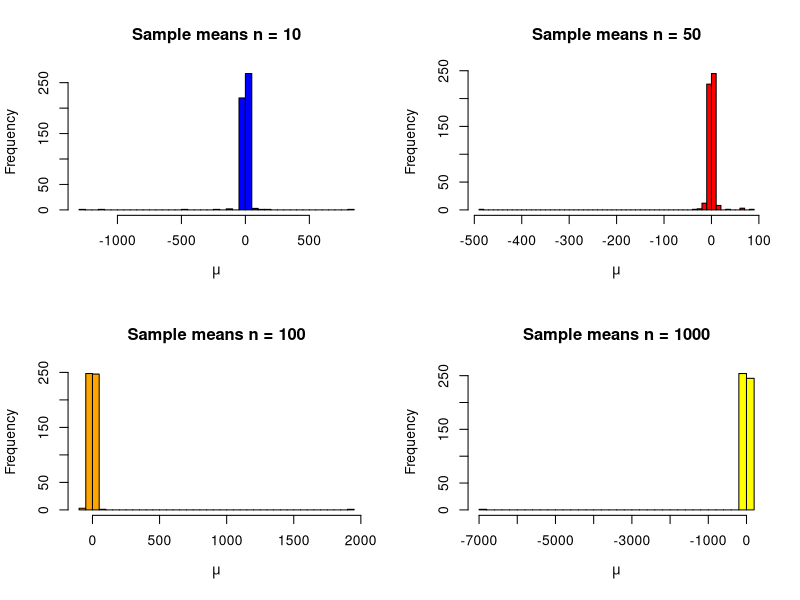

The R script that drew this image:
## ---- chunk 1
knitr::opts_chunk$set(echo = TRUE, include = TRUE)
## ---- chunk 2
# individual sample size
n <- c(10, 50, 100, 1000)

# the number of simulations per sample size
N <- 500

# number of columns in the matrices
C <- 4

sample_mean <- matrix(NA, N, C)

iter <- 0

for (j in 1:length(n)) {
  for (i in 1:N) {
    draws <- rcauchy(n[j])
    sample_mean[i, j] <- mean(draws)
  }
}

# Part C
means_table <- data.frame(
  mean(sample_mean[,1]),
  mean(sample_mean[,2]),
  mean(sample_mean[,3]),
  mean(sample_mean[,4])
)

colnames(means_table) <- c('n = 10', 'n = 50', 'n = 100', 'n = 1000')
means_table

sd_table <- data.frame(
  sd(sample_mean[,1]),
  sd(sample_mean[,2]),
  sd(sample_mean[,3]),
  sd(sample_mean[,4])
)

colnames(sd_table) <- c('n = 10', 'n = 50', 'n = 100', 'n = 1000')
sd_table

# Part D
par(mfrow = c(2,2))

hist(
  sample_mean[,1],
  breaks = 50,
  main = 'Sample means n = 10',
  xlab = expression(mu),
  col = 'blue'
)

hist(
  sample_mean[,2],
  breaks = 50,
  main = 'Sample means n = 50',
  xlab = expression(mu),
  col = 'red'
)

hist(
  sample_mean[,3],
  breaks = 50,
  main = 'Sample means n = 100',
  xlab = expression(mu),
  col = 'orange'
)

hist(
  sample_mean[,4],
  breaks = 50,
  main = 'Sample means n = 1000',
  xlab = expression(mu),
  col = 'yellow'
)
